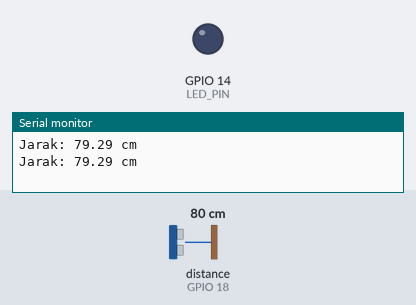
The sketch below on a simulated ESP32. On the bench: output pins drawn as LEDs (lit = HIGH), the last lines printed to the serial monitor. Wiring (from diagram.json): ultrasonic range finder: trigger GPIO 5; echo GPIO 18. Inputs (shaded band) come from the test bench; at power-on: distance to the obstacle (sensor on GPIO 18) 80 cm. The echo pulse lasts 58.3 µs per cm; pins used as bus, display or sensor lines are not drawn.

Above: at 1.8 s.
1.9 s: distance to the obstacle (sensor on GPIO 18) set to 22 cm
3.4 s: distance to the obstacle (sensor on GPIO 18) set to 18 cm
At 5.0 s:
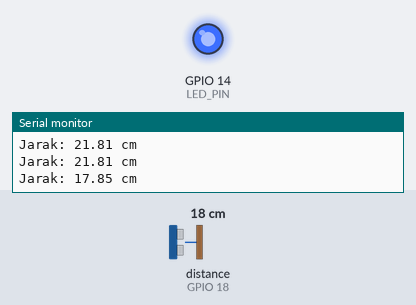
5.5 s: distance to the obstacle (sensor on GPIO 18) set to 35 cm
At 6.7 s:
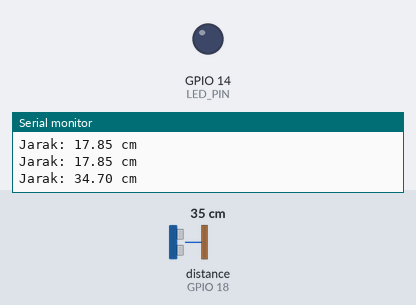
7.5 s: distance to the obstacle (sensor on GPIO 18) set to 2 cm
At 8.4 s:
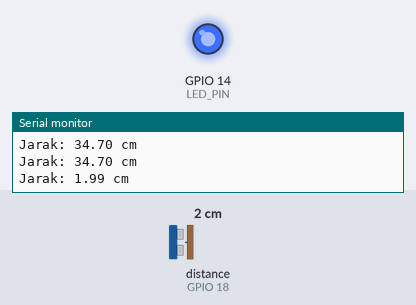
Timing chart, 0 to 10.5 s (numbered marks = the images above; inputs shaded):
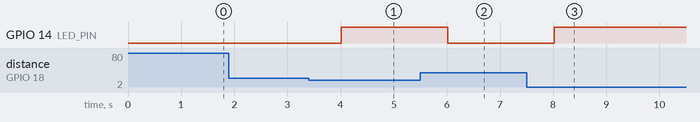

Measured:
- the behaviour switches between 21 and 20 cm on distance to the obstacle (sensor on GPIO 18) (found by bisection; images 0 and 1)
- after the input at 3.4 s, GPIO 14 (LED_PIN): LOW → HIGH after 0.62 s
- after the input at 5.5 s, GPIO 14 (LED_PIN): HIGH → LOW after 0.52 s
- after the input at 7.5 s, GPIO 14 (LED_PIN): LOW → HIGH after 0.52 s

The sketch:

sketch.ino
```cpp
#define TRIG_PIN 5
#define ECHO_PIN 18
#define LED_PIN 14

void setup() {
    Serial.begin(115200);
    pinMode(TRIG_PIN, OUTPUT);  // TRIG memancarkan suara
    pinMode(ECHO_PIN, INPUT);   // ECHO mendengarkan pantulan
    pinMode(LED_PIN, OUTPUT);

    digitalWrite(LED_PIN, LOW);
}

void loop() {
    // 1. Memancarkan gelombang suara selama 10 mikrodetik
    digitalWrite(TRIG_PIN, LOW);
    delayMicroseconds(2);
    digitalWrite(TRIG_PIN, HIGH);
    delayMicroseconds(10);
    digitalWrite(TRIG_PIN, LOW);

    // 2. Membaca waktu pantulan (dalam mikrodetik)
    long duration = pulseIn(ECHO_PIN, HIGH);

    // 3. Menghitung jarak ke sentimeter
    float distance = duration * 0.034 / 2;

    // 4. Logika kontrol LED
    if (distance < 20.0) {
      digitalWrite(LED_PIN, HIGH);
    } else {
      digitalWrite(LED_PIN, LOW);
    }

    Serial.print("Jarak: ");
    Serial.print(distance);
    Serial.println(" cm");

    delay(1000);  // Jeda 1 detik antar pembacaan
}
```
